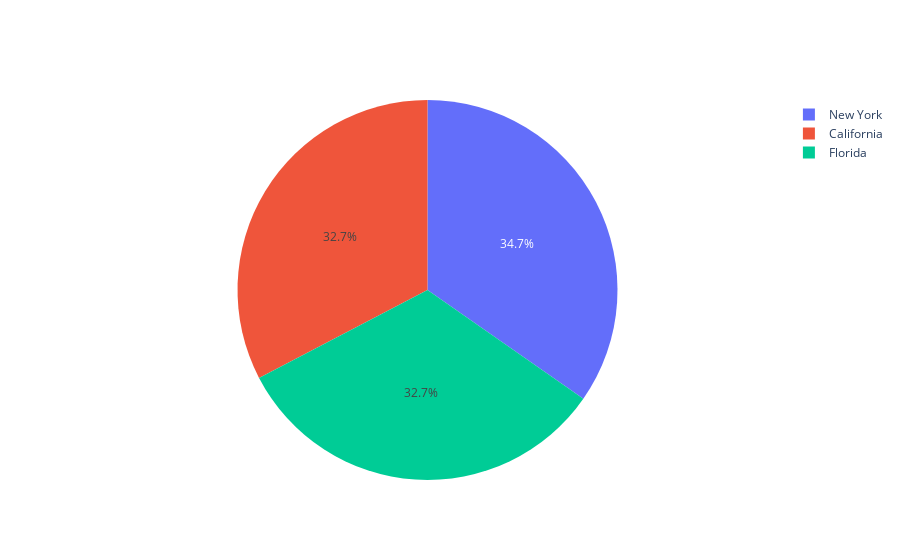

The notebook cell saved with this chart:
### Code cell
import plotly.graph_objs as go
pie_labels = df['State'].value_counts().keys()
pie_values = df['State'].value_counts().values
pie = go.Figure(data=[go.Pie(labels = pie_labels,values = pie_values)])
(pie)

### Figure 1 — Plotly figure (JSON) as saved in the notebook; plotly's stock layout.template omitted (floating-point values rounded to 4 significant figures)
{"data": [{"labels": ["New York", "California", "Florida"], "type": "pie", "values": [17, 16, 16]}], "layout": {}}
